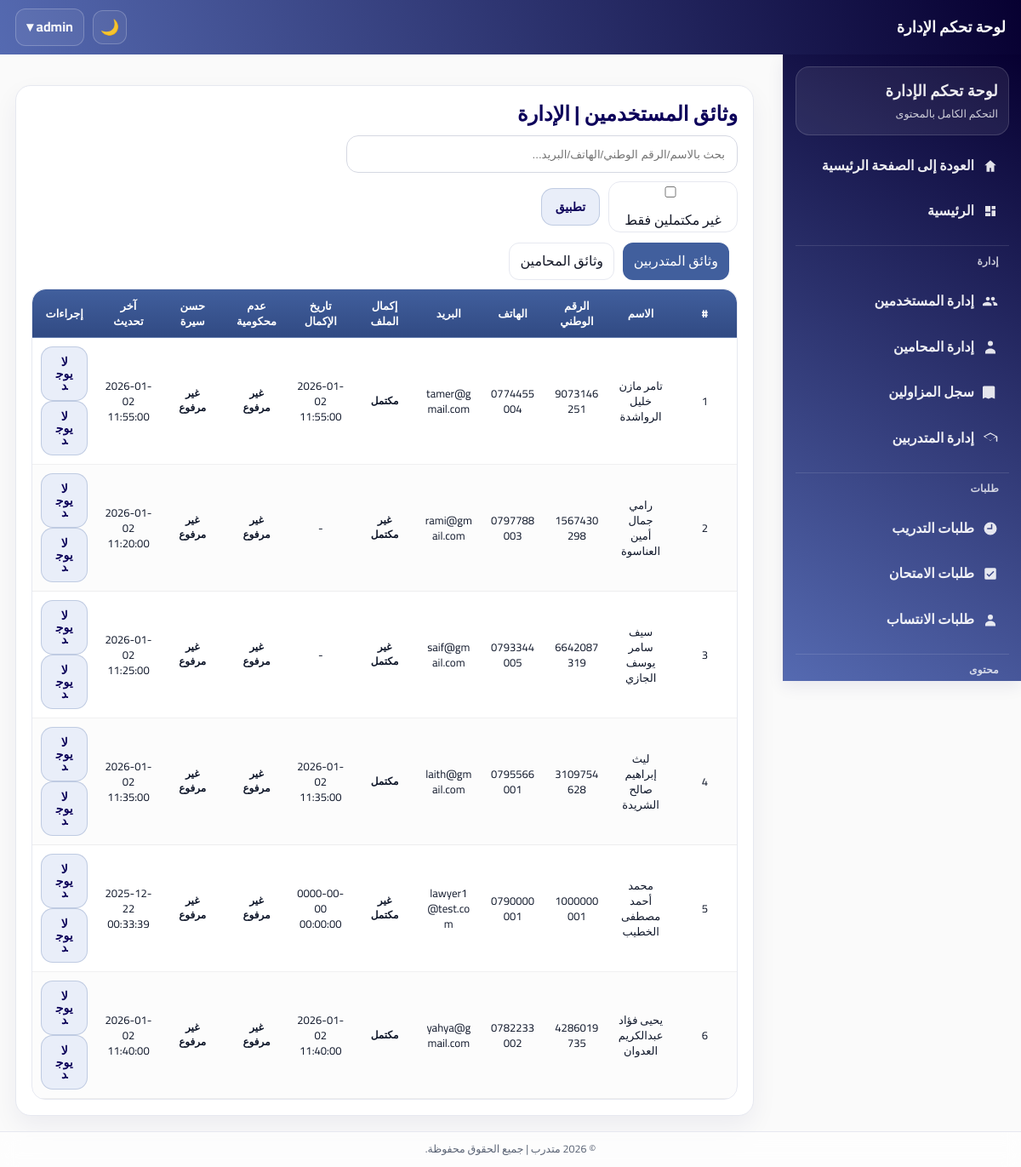
The app's page /admin/documents/documents.php (signed in) with its own data.
### tables this page shows
CREATE TABLE `trainees` (
  `trainee_id` int(11) NOT NULL,
  `user_id` int(11) NOT NULL,
  `highschool_certificate` enum('نعم','لا') NOT NULL DEFAULT 'لا',
  `university_degree` enum('بكالوريوس','ماجستير','دكتوراه') DEFAULT NULL,
  `no_conviction_doc` varchar(255) DEFAULT NULL,
  `good_conduct_doc` varchar(255) DEFAULT NULL,
  `social_security` enum('نعم','لا') NOT NULL DEFAULT 'لا',
  `social_security_number` varchar(100) DEFAULT NULL,
  `created_at` datetime NOT NULL DEFAULT current_timestamp(),
  `updated_at` datetime NOT NULL DEFAULT current_timestamp() ON UPDATE current_timestamp(),
  `full_name` varchar(200) DEFAULT NULL,
  `first_name` varchar(100) DEFAULT NULL,
  `father_name` varchar(100) DEFAULT NULL,
  `grandfather_name` varchar(100) DEFAULT NULL,
  `family_name` varchar(100) DEFAULT NULL,
  `national_id` varchar(30) DEFAULT NULL,
  `phone` varchar(30) DEFAULT NULL,
  `email` varchar(150) DEFAULT NULL,
  `home_address` varchar(255) DEFAULT NULL,
  `identity_front` varchar(255) DEFAULT NULL,
  `identity_back` varchar(255) DEFAULT NULL,
  `is_archived` tinyint(1) NOT NULL DEFAULT 0,
  `archived_at` datetime DEFAULT NULL
);

CREATE TABLE `users` (
  `user_id` int(11) NOT NULL,
  `full_name` varchar(200) NOT NULL,
  `national_id` varchar(10) DEFAULT NULL,
  `phone` varchar(30) DEFAULT NULL,
  `email` varchar(150) DEFAULT NULL,
  `address` varchar(255) DEFAULT NULL,
  `password` varchar(255) NOT NULL,
  `role` enum('trainee','lawyer','admin','syndicate_admin','IT_Provider','IT_Trainee','business_trainee','business_provider','architecture_design_trainee','architecture_design_provider','medical_support_trainee','medical_support_provider','literature_trainee','literature_provider') NOT NULL DEFAULT 'trainee',
  `created_at` datetime NOT NULL DEFAULT current_timestamp(),
  `updated_at` datetime NOT NULL DEFAULT current_timestamp() ON UPDATE current_timestamp(),
  `profile_completed` tinyint(1) NOT NULL DEFAULT 0,
  `profile_completed_at` datetime DEFAULT NULL
);

### admin/documents/documents.php (called while the page is built, shortened)
<?php
$layout_header_path = __DIR__ . "/../includes/header.php";
$layout_sidebar_path = __DIR__ . "/../includes/sidebar.php";
$page_title = "وثائق المستخدمين | الإدارة";
require_once __DIR__ . "/../../shared/documents/documents_page.php";

### includes/theme_init.php (called while the page is built, shortened)
<?php
$theme = $_SESSION['site_theme'] ?? ($_COOKIE['site_theme'] ?? 'light');
$theme = ($theme === 'dark') ? 'dark' : 'light';
?>

### shared/documents/documents_page.php (the view, shortened to what this page needs)
<?php
require_once __DIR__ . '/../../includes/theme_init.php';
require_once __DIR__ . "/../../config/db.php";
$layout_header_path  = $layout_header_path  ?? null;
$layout_sidebar_path = $layout_sidebar_path ?? null;
$page_title          = $page_title          ?? 'وثائق المستخدمين';
$tab = $_GET['tab'] ?? 'trainees';
$search = trim($_GET['search'] ?? "");
$onlyIncomplete = isset($_GET['only_incomplete']) ? 1 : 0;
$commonQS = [];
$params = [];
if ($tab === 'trainees') {
  $sql = "
    SELECT
      t.trainee_id,
      u.full_name,
      u.national_id,
      u.phone,
      u.email,
      u.profile_completed,
      u.profile_completed_at,
      t.no_conviction_doc,
      t.good_conduct_doc,
      t.updated_at,
      t.created_at
    FROM trainees t
    JOIN users u ON t.user_id = u.user_id
    WHERE t.is_archived = 0
  ";
  $sql .= " ORDER BY u.full_name ASC ";
  $stmt = $pdo->prepare($sql);
  $stmt->execute($params);
  $rows = $stmt->fetchAll(PDO::FETCH_ASSOC);
}
?>
<!DOCTYPE html>
<html lang="ar" dir="rtl">
<head>
  <link rel="stylesheet" href="/mutadarrib/assets/css/admin.css">
<body data-theme="<?= htmlspecialchars($theme) ?>">
<?php
if ($layout_header_path && file_exists($layout_header_path)) {
  include $layout_header_path;
}
?>
<div class="admin-container">
  <div class="container">
  <?php
  if ($layout_sidebar_path && file_exists($layout_sidebar_path)) {
    include $layout_sidebar_path;
  }
  ?>
  <div class="wrap">      <h2><?= htmlspecialchars($page_title) ?></h2>
  <div class="topbar">
      <form method="GET" class="filter-row">
        <input type="text" name="search" placeholder="بحث بالاسم/الرقم الوطني/الهاتف/البريد..." value="<?= htmlspecialchars($search) ?>">
        <label class="check">
          <input type="checkbox" name="only_incomplete" value="1" <?= ($onlyIncomplete===1)?'checked':''; ?>>
          غير مكتملين فقط
        </label><button type="submit" class="btn btn-soft">تطبيق</button>
      </form>
    </div>
    <div class="tabs" style="margin:10px;">
      <a href="?<?= htmlspecialchars(http_build_query(array_merge(['tab'=>'trainees'], $commonQS))) ?>"
         class="<?= $tab==='trainees'?'active':'' ?>">وثائق المتدربين</a>
      <a href="?<?= htmlspecialchars(http_build_query(array_merge(['tab'=>'lawyers'], $commonQS))) ?>"
         class="<?= $tab==='lawyers'?'active':'' ?>">وثائق المحامين</a>
    </div>
    <?php if (empty($rows)): ?>
      <p style="margin-top:15px;">لا توجد نتائج.</p>
    <?php else: ?>
      <table>
        <thead>
          <tr>
            <th>#</th>
            <th>الاسم</th>
            <th>الرقم الوطني</th>
            <th>الهاتف</th>
            <th>البريد</th>
            <th>إكمال الملف</th>
            <th>تاريخ الإكمال</th>
            <th>عدم محكومية</th>
            <th>حسن سيرة</th>
            <th>آخر تحديث</th>
            <th>إجراءات</th>
          </tr>
        </thead>
        <tbody>
        <?php foreach ($rows as $i => $r): ?>
          <?php
            $id = ($tab === 'trainees') ? (int)$r['trainee_id'] : (int)$r['lawyer_id'];
            $entity = ($tab === 'trainees') ? 'trainee' : 'lawyer';
            $hasNo   = !empty($r['no_conviction_doc']);
            $hasGood = !empty($r['good_conduct_doc']);
            $noBadge   = $hasNo   ? '<span class="badge ok">مرفوع</span>' : '<span class="badge no">غير مرفوع</span>';
            $goodBadge = $hasGood ? '<span class="badge ok">مرفوع</span>' : '<span class="badge no">غير مرفوع</span>';
            $completed = (int)($r['profile_completed'] ?? 0) === 1;
            $profBadge = $completed ? '<span class="badge ok">مكتمل</span>' : '<span class="badge no">غير مكتمل</span>';
            $completedAt = $r['profile_completed_at'] ?? null;
            $base = "/mutadarrib/secure_download.php?entity={$entity}&id={$id}";
          ?>
          <tr>
            <td><?= $i+1 ?></td>
            <td><?= htmlspecialchars($r['full_name'] ?? '-') ?></td>
            <td><?= htmlspecialchars($r['national_id'] ?? '-') ?></td>
            <td><?= htmlspecialchars($r['phone'] ?? '-') ?></td>
            <td><?= htmlspecialchars($r['email'] ?? '-') ?></td>
            <td><?= $profBadge ?></td>
            <td><?= htmlspecialchars($completedAt ?: '-') ?></td>
            <td><?= $noBadge ?></td>
            <td><?= $goodBadge ?></td>
            <td><?= htmlspecialchars($r['updated_at'] ?? $r['created_at'] ?? '-') ?></td>
            <td>
              <?php if ($hasNo): ?>
                <a class="btn btn-view" target="_blank" href="<?= $base ?>&doc=no_conviction&disp=inline">عرض عدم محكومية</a>
                <a class="btn btn-dl" href="<?= $base ?>&doc=no_conviction&disp=attachment">تنزيل</a>
              <?php else: ?>
                <span class="btn btn-soft" style="cursor:default;">لا يوجد</span>
              <?php endif; ?>
              <?php if ($hasGood): ?>
                <a class="btn btn-view" target="_blank" href="<?= $base ?>&doc=good_conduct&disp=inline">عرض حسن سيرة</a>
                <a class="btn btn-dl" href="<?= $base ?>&doc=good_conduct&disp=attachment">تنزيل</a>
              <?php else: ?>
                <span class="btn btn-soft" style="cursor:default;">لا يوجد</span>
              <?php endif; ?>
            </td>
          </tr>
        <?php endforeach; ?>
        </tbody>
      </table>
    <?php endif; ?>
  </div>
</div>
</div>
<?php include("../../includes/footer.php"); ?>
</body>
</html>

### assets/css/admin.css (style rules this page uses)
body { padding-top: calc(var(--header-h) + 18px); overflow-x: hidden; }
html { overflow-x: hidden; }
.admin-container { padding: 18px; }
.admin-container .container { width: min(100%, var(--container)); max-width: 100%; margin-inline: auto; margin-top: 0; box-sizing: border-box; }
@media (min-width: 992px) { .admin-container { margin-right: calc(var(--sidebar-w) + 16px); } }
form[method="GET"], form.filter-row { display: flex; gap: 10px; flex-wrap: wrap; align-items: center; margin: 10px 0; }
form[method="GET"] input[type="text"], form.filter-row input[type="text"] { width: min(420px, 100%); }
.wrap { background: var(--surface); border: 1px solid var(--border); border-radius: 18px; box-shadow: 0 12px 30px rgba(12,0,90,.06); padding: 18px; width: 100%; max-width: 1200px; margin: 0 auto; box-sizing: border-box; overflow-x: auto; -webkit-overflow-scrolling: touch; }
.tabs a { padding: 8px 12px; display: inline-block; border-radius: 12px; border: 1px solid var(--border); margin-left: 6px; background: rgba(255, 255, 255, 0.65); }
.tabs a.active { background: var(--primary); color: #fff; border-color: rgba(65, 95, 157, 0.5); }
.admin-container .wrap .topbar { direction: ltr; display: grid; grid-template-columns: 1fr auto 1fr; align-items: center; gap: 12px 16px; margin-bottom: 12px; }
.admin-container .wrap .topbar > div, .admin-container .wrap .topbar > form { direction: rtl; }
.admin-container .wrap .topbar > form { grid-column: 3; justify-self: end; margin: 0; }
.admin-container .wrap .topbar > form.filter-row, .admin-container .wrap .topbar > form.filters, .admin-container .wrap .topbar > form[method="GET"] { display: flex; align-items: center; justify-content: flex-end; gap: 10px; flex-wrap: wrap; }
.admin-container .wrap .topbar > form input[type="text"] { width: min(460px, 46vw); height: 44px; padding: 0 14px; border-radius: 14px; }
.admin-container .wrap .topbar > form button[type="submit"], .admin-container .wrap .topbar > form .btn { height: 44px; padding: 0 16px; border-radius: 14px; font-weight: 800; }
.admin-container .wrap .topbar > form .check { display: grid; align-items: center; gap: 10px; height: 60px; padding: 0px 18px; border-radius: 14px; border: 1px solid var(--border); background: rgba(255,255,255,.65); color: var(--text); }
.admin-container .wrap .topbar > form .check input { transform: translateY(1px); }
.btn { display:inline-flex; align-items:center; justify-content:center; gap:8px; padding: 10px 14px; border-radius: 14px; border: 1px solid transparent; background: var(--primary); color:#fff; text-decoration:none; font-weight: 700; font-size: 14px; line-height: 1; cursor:pointer; transition: transform .12s ease, box-shadow .12s ease, background .12s ease, border-color .12s ease; user-select:none; }
.btn.btn-soft { background: #e9eef9; border-color: rgba(65,95,157,.25); color: var(--ink); }
.table, table { width:100%; border-collapse: separate; border-spacing: 0; max-width: 100%; min-width: 0; table-layout: fixed; }
.admin-container .wrap { max-width: 100%; overflow-x: auto; -webkit-overflow-scrolling: touch; }
.admin-container .wrap :where(.table, table) { min-width: 0 !important; width: 100% !important; max-width: 100%; table-layout: fixed; }
.admin-container .wrap :where(th, td) { padding: 10px 10px; font-size: 13px; line-height: 1.4; white-space: normal; overflow-wrap: anywhere; word-break: break-word; }
.table thead th, table thead th { background: linear-gradient(180deg, rgba(65,95,157,1) 0%, rgba(49,74,131,1) 100%); color:#fff; padding: 12px 10px; font-weight: 800; font-size: 13px; text-align: center; white-space: normal; overflow-wrap: anywhere; }
.table thead th:first-child, table thead th:first-child { border-top-right-radius: 16px; }
.table thead th:last-child, table thead th:last-child { border-top-left-radius: 16px; }
.table tbody td, table tbody td { padding: 10px 10px; border-bottom: 1px solid rgba(2,6,23,.06); font-size: 13px; color: #0f172a; text-align: center; vertical-align: middle; overflow-wrap: anywhere; word-break: break-word; }
.table tbody tr:nth-child(even) td, table tbody tr:nth-child(even) td { background: rgba(2,6,23,.012); }
:root { --form-card-max: 1040px; --form-gap-x: 22px; --form-gap-y: 14px; }
html[dir="rtl"] .admin-container .wrap .topbar > form { justify-self: start; justify-content: flex-start; }

### records on screen
trainees: user.full_name "تامر مازن خليل الرواشدة", user.national_id "9073146251", user.phone "0774455004", user.email "tamer@gmail.com", shows "مكتمل", user.profile_completed_at "2026-01-02 11:55:00", shows "غير مرفوع", updated_at "2026-01-02 11:55:00", shows "لا يوجد"
trainees: user.full_name "رامي جمال أمين العناسوة", user.national_id "1567430298", user.phone "0797788003", user.email "rami@gmail.com", shows "غير مكتمل", completedAt "-", shows "غير مرفوع", updated_at "2026-01-02 11:20:00", shows "لا يوجد"
trainees: user.full_name "سيف سامر يوسف الجازي", user.national_id "6642087319", user.phone "0793344005", user.email "saif@gmail.com", shows "غير مكتمل", completedAt "-", shows "غير مرفوع", updated_at "2026-01-02 11:25:00", shows "لا يوجد"
trainees: user.full_name "ليث إبراهيم صالح الشريدة", user.national_id "3109754628", user.phone "0795566001", user.email "laith@gmail.com", shows "مكتمل", user.profile_completed_at "2026-01-02 11:35:00", shows "غير مرفوع", updated_at "2026-01-02 11:35:00", shows "لا يوجد"
trainees: user.full_name "محمد أحمد مصطفى الخطيب", user.national_id "1000000001", user.phone "0790000001", user.email "lawyer1@test.com", shows "غير مكتمل", user.profile_completed_at "0000-00-00 00:00:00", no_conviction_doc "غير مرفوع", good_conduct_doc "غير مرفوع", updated_at "2025-12-22 00:33:39"
trainees: user.full_name "يحيى فؤاد عبدالكريم العدوان", user.national_id "4286019735", user.phone "0782233002", user.email "yahya@gmail.com", shows "مكتمل", user.profile_completed_at "2026-01-02 11:40:00", shows "غير مرفوع", updated_at "2026-01-02 11:40:00", shows "لا يوجد"

### other values on screen
$_SESSION['full_name'] "admin"
$page_title "وثائق المستخدمين | الإدارة"
